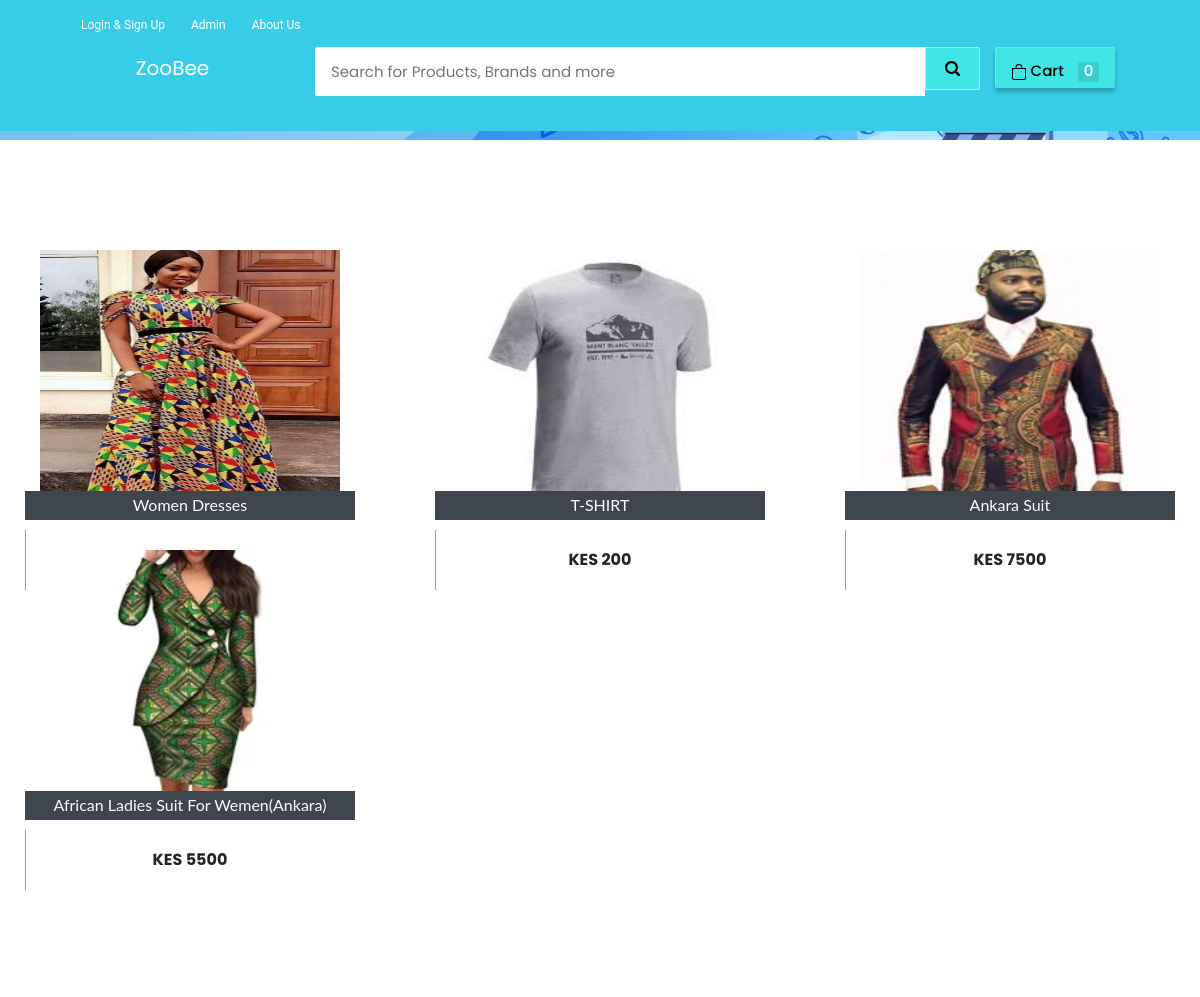
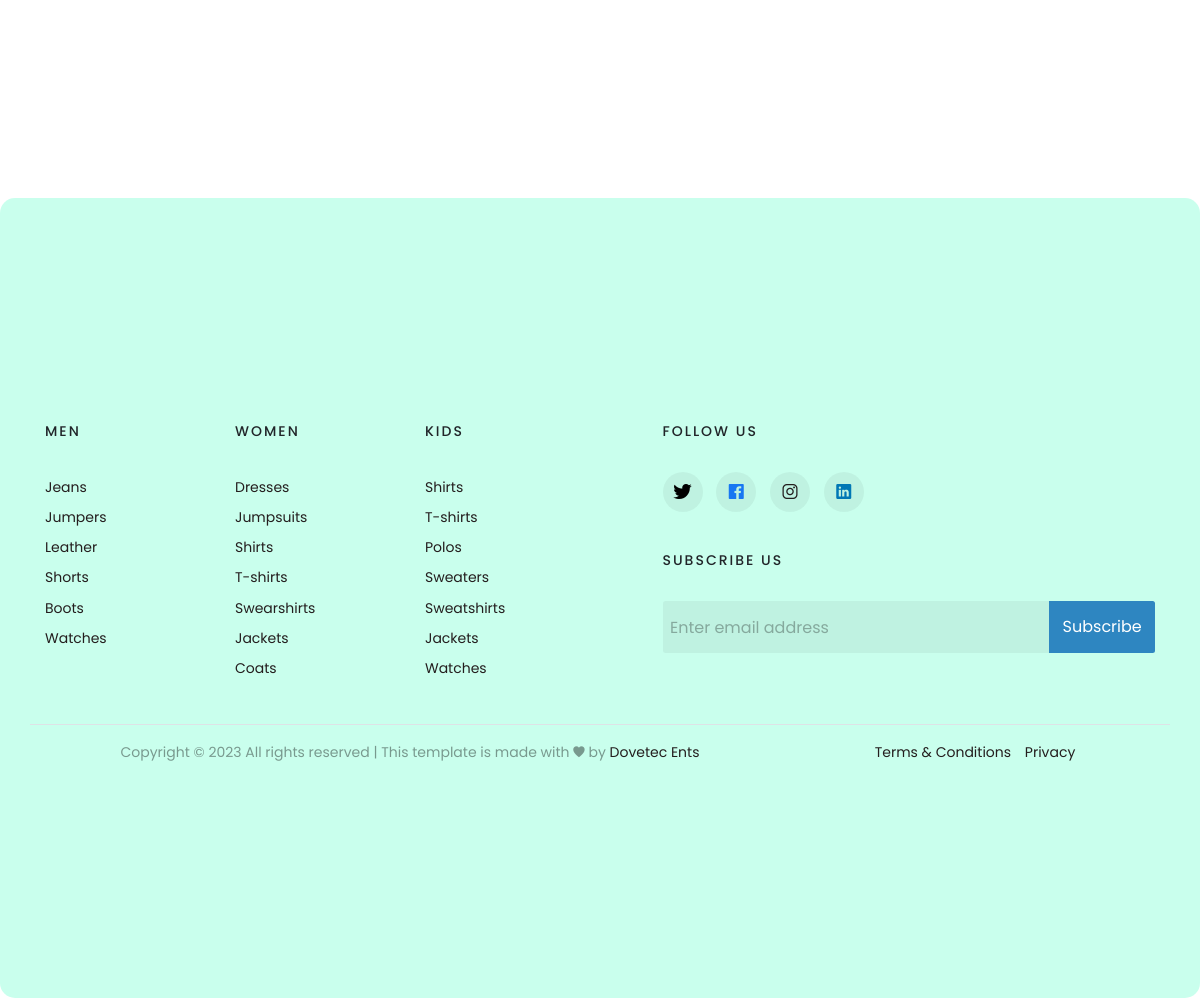
The page / on the database its author committed (2 pictures, top to bottom).
### ecom/models.py (models this page shows, shortened)
class Product(models.Model):
    name=models.CharField(max_length=40)
    product_image= models.ImageField(upload_to='product_image/',null=True,blank=True)
    price = models.PositiveIntegerField()
    description=models.CharField(max_length=40)

### ecom/views.py (the view)
# urls.py: path('',views.home_view,name=''),
def home_view(request):
    products=models.Product.objects.all()
    if 'product_ids' in request.COOKIES:
        product_ids = request.COOKIES['product_ids']
        counter=product_ids.split('|')
        product_count_in_cart=len(set(counter))
    else:
        product_count_in_cart=0
    if request.user.is_authenticated:
        return HttpResponseRedirect('afterlogin')
    return render(request,'ecom/index.html',{'products':products,'product_count_in_cart':product_count_in_cart})

### templates/ecom/index.html (shortened to what this page needs)
{% extends 'ecom/homebase.html' %}
{% load static %}
{% block content %}
<div class="row">
  <div class="col-md-12">
    <div class="slider-container">
      <div class="menu">
      </div>
      <div class="slide slide-1"></div>
    </div>
  </div>
</div>
{%if products%}
<br>
<div class="row">
  {% for p in products %}
  <div class="column">
    <div class="container page-wrapper" style="width: 400.px;">
      <div class="page-inner">
        <div class="row">
          <div class="el-wrapper">
            <div class="box-up">
              <img class="img" src="{% static p.product_image.url %}" alt="product pic" height="300px" width="300px">
              <div class="img-info">
                <div class="info-inner">
                  <span style="background-color:#3e454c; color:fbfbfb;" class="p-company">{{p.name}}</span>
                </div>
              </div>
            </div>
            <div class="box-down">
              <a class="cart" href="{% url 'add-to-cart' p.id  %}">
                <span class="price">KES {{p.price}}</span>
                <span class="add-to-cart">
                  <span class="txt"><i class="fa fa-shopping-cart"></i> Add To Cart</span>
                </span>
              </a>
            </div>
          </div>
        </div>
      </div>
    </div>
  </div>
  {% if forloop.counter|divisibleby:"3" %}
</div>
<div class="row">
  <br><br><br><br><br>
  {% endif %}
  {% endfor %}
</div>
{%else%}
<h3 style="text-align:center; color:#3E454C;">No Search Found</h3>
{%endif%}
<br><br><br>
<br><br><br><br><br><br><br><br><br><br><br><br>
{% endblock content %}

### templates/ecom/homebase.html (style rules this page uses)
body { background-color: #f7f7f7; }
.menu { cursor: pointer }

### rows shown on the page
Product: product_image (picture), name "Women Dresses"
Product: product_image (picture), name "T-SHIRT", price "200"
Product: product_image (picture), name "Ankara Suit", price "7500"
Product: product_image (picture), name "African Ladies Suit For Wemen(Ankara)", price "5500"

### other values the page prints
{{ product_count_in_cart }} "0"
